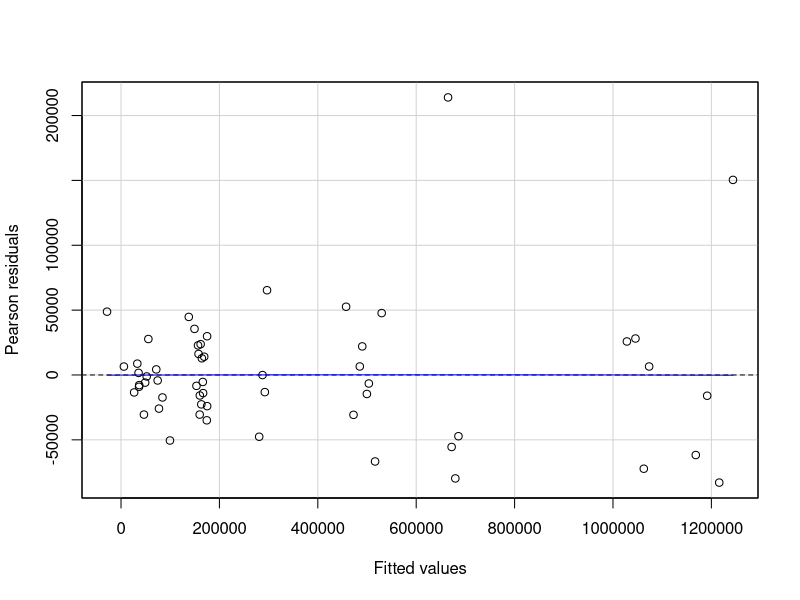
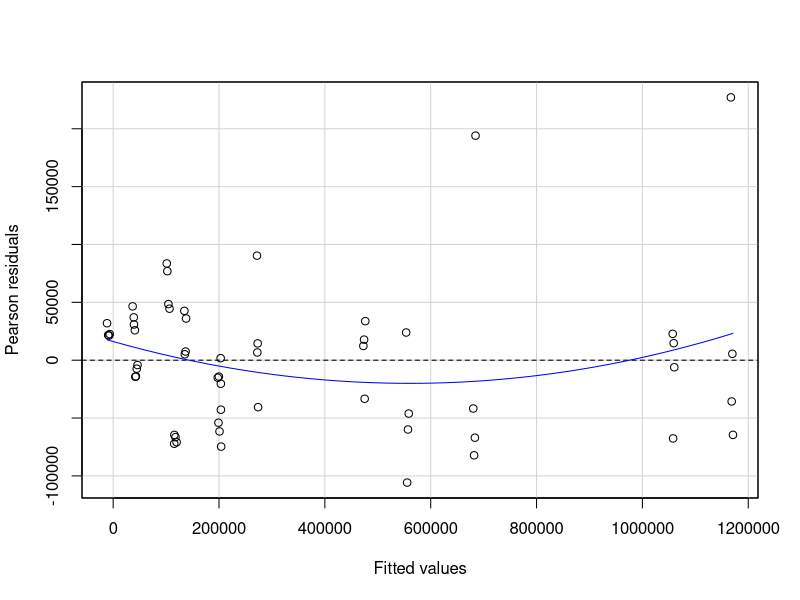
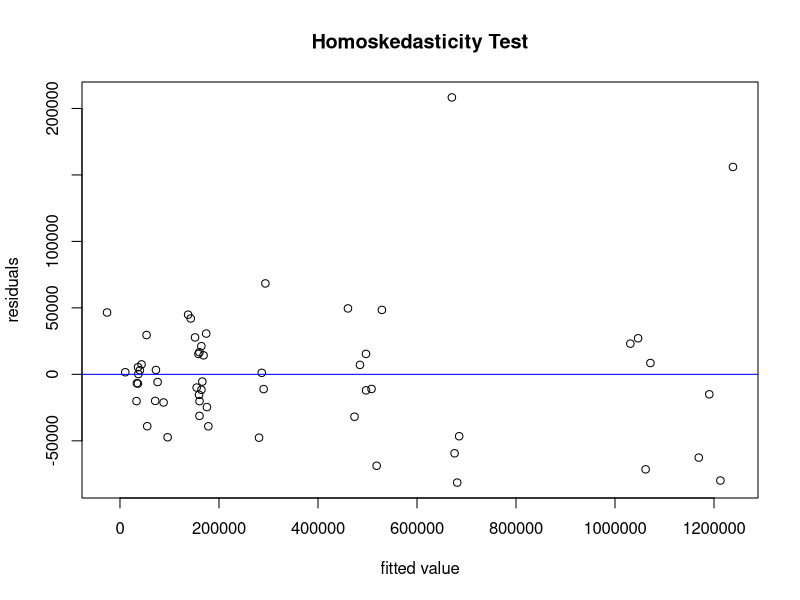

R code for these plots, in order:
## ---- chunk 1
knitr::opts_chunk$set(echo = TRUE)
## ---- chunk 2
require(openxlsx)
 mydata  <- read.xlsx("Data - Seminar.xlsx", startRow=3)

## ---- chunk 3
# Pearson and Spearman correlation coefficients show no significant correlation 
# partial correlation analysis seems to indicate no direct correlations 
# scatterplots show that a linear regression might be suitable 
## ---- chunk 4
# subset without artificially generated data for balanced plm 
companies_raw <- c(-5,-6,-11,-12,-17,-18,-23,-24,-29,-30,-35,-36,-41,-42,-47,-48,-53, -54)
mydata_balanced <- mydata[companies_raw, -1]

## ---- chunk 5
require (robustbase)
require(car)

OLS <-lm(formula= mydata_balanced$OPEX ~ mydata_balanced$Age.of.assets + mydata_balanced$`(Age.of.assets).square` + mydata_balanced$Average.declivity + mydata_balanced$Intersection.with.indigenous.areas + mydata_balanced$Height.of.vegetation + mydata_balanced$Percentage.of.high.vegetation + mydata_balanced$Average.precipitation + mydata_balanced$Network.density + mydata_balanced$Fire.incidence + mydata_balanced$Number.of.intersections.with.roads + mydata_balanced$Coincidence.of.network.lines + mydata_balanced$Density.of.lightening + mydata_balanced$Number.of.access.to.roads, data = mydata_balanced)

summary(OLS)

## Variance Inflation Factor Analysis
# to check if the variables have correlation or not. For example, cons: 0.98. That mean 98% of "cons" can be explained by the other variables. So, we may exclude this variable if needed. When, "NTLaj" is 0.54, that means only 54% of this variable can be explained by the other variables.

print(vif(OLS))
print(1 - 1/vif(OLS))

# if VIF is higher than 1/(1-R_squared), where R_squared is the multiple R_squared, then the predictor is more related to other predictors than to the response 
print("1/(1-R_squared)")
print(1/(1-0.9826))

# print residualplot of OLS 
residualPlot(OLS)

## ---- chunk 6
require(robustbase)
require(car)
OLS <- lm (formula= mydata_balanced$OPEX ~ mydata_balanced$Age.of.assets + mydata_balanced$`(Age.of.assets).square` + mydata_balanced$Average.declivity + mydata_balanced$Intersection.with.indigenous.areas + mydata_balanced$Height.of.vegetation + mydata_balanced$Percentage.of.high.vegetation + mydata_balanced$Average.precipitation + mydata_balanced$Network.density + mydata_balanced$Fire.incidence + mydata_balanced$Number.of.intersections.with.roads + mydata_balanced$Coincidence.of.network.lines + mydata_balanced$Density.of.lightening + mydata_balanced$Number.of.access.to.roads, data = mydata_balanced)

# Stepwise forward and backward selection
OLS <- step(OLS,trace = 0, k = 2, direction = "both")

summary(OLS)

# print the calculated AIC of OLS 
print("AIC")
print(AIC(OLS, k=2))

# OLS after feature selection adjusted according to VIF

OLS_adj <- lm(formula =  mydata_balanced$OPEX ~ mydata_balanced$Age.of.assets + 
    mydata_balanced$Average.declivity + 
    mydata_balanced$Height.of.vegetation  + 
    mydata_balanced$Average.precipitation + mydata_balanced$Network.density + 
    mydata_balanced$Fire.incidence + mydata_balanced$Number.of.intersections.with.roads + 
    mydata_balanced$Coincidence.of.network.lines + mydata_balanced$Density.of.lightening + 
    mydata_balanced$Number.of.access.to.roads, data = mydata_balanced)

summary (OLS_adj)

print("AIC OLS_adj")
print(AIC(OLS_adj, k=2))


# Breusch-Pagan test for homoskedasticity

require(lmtest)

BP <- bptest(OLS_adj)

print(BP)

# print residualplot of OLS
residualPlot(OLS_adj)

## Variance Inflation Factor Analysis
# to check if the variables have correlation or not. For example, cons: 0.98. That mean 98% of "cons" can be explained by the other variables. So, we may exclude this variable if needed. When, "NTLaj" is 0.54, that means only 54% of this variable can be explained by the other variables.

# OLS
print(vif(OLS))
print(1 - 1/vif(OLS))
print("1/(1-R_suqared")
print(1/(1-0.9825))

print("OLS_adj")
print(vif(OLS_adj))
print(1 - 1/vif(OLS_adj))
print("1/(1-R_suqared")
print(1/(1-0.9733))

# model prediction
yhat <- predict(OLS_adj)

# compute MSE 
require(ModelMetrics)

MSE <- mse(mydata_balanced$OPEX, yhat)
print("MSE")
print(MSE)

#compute RMSE
RMSE <- rmse(mydata_balanced$OPEX, yhat)
print("RMSE")
print(RMSE)



## ---- chunk 7

require(caret)
set.seed(123)

# cross validation

# Define training control
 train.control <- trainControl(method = "cv", number = 10)

# Train the model
 model <- train(x = mydata_balanced[,c(13, 15, 17, 19, 20, 21, 22, 23, 24, 25)], y = mydata_balanced[,3], method = "lm", trControl = train.control)
 
# Summarize the results
 summary(model)

## ---- chunk 8
require(plm)

POLS <- plm(formula = mydata_balanced$OPEX ~ mydata_balanced$Age.of.assets + mydata_balanced$Average.declivity + 
    mydata_balanced$Height.of.vegetation + 
    mydata_balanced$Average.precipitation + mydata_balanced$Network.density + 
    mydata_balanced$Fire.incidence + mydata_balanced$Number.of.intersections.with.roads + 
    mydata_balanced$Coincidence.of.network.lines + mydata_balanced$Density.of.lightening + 
    mydata_balanced$Number.of.access.to.roads, data = mydata_balanced, model = "pooling", index = NULL)

summary (POLS)

## ---- chunk 9
# space for the plot
par(mfrow=c(1,1))

# residuals of OLS model
res <- as.vector(OLS$residuals)

# fitted values from the OLS model 
fitval <- as.vector(fitted(OLS))


# plot residuals against fitted values 
plot(fitval, res, xlab = "fitted value", ylab = "residuals", main = "Homoskedasticity Test")
abline(lm(res ~ fitval, data = data.frame(res, fitval)), col = "blue")

# Breusch-Pagan test for homoskedasticity in a Linear Regression Model 

require(lmtest)

BP <- bptest(OLS)

print(BP)

# Durbin-Watson-Test for autocorrelation of disturbances 

dwtest(formula = mydata_balanced$OPEX ~ mydata_balanced$Age.of.assets  + mydata_balanced$Average.declivity + 
    mydata_balanced$Height.of.vegetation +  
    mydata_balanced$Average.precipitation + mydata_balanced$Network.density + 
    mydata_balanced$Fire.incidence + mydata_balanced$Number.of.intersections.with.roads + 
    mydata_balanced$Coincidence.of.network.lines + mydata_balanced$Density.of.lightening + 
    mydata_balanced$Number.of.access.to.roads, data = mydata_balanced)

## ---- chunk 10

require(plm)


# FE with individual effects 

FE_individual <- plm(formula = mydata_balanced$OPEX ~ mydata_balanced$Age.of.assets + 
    mydata_balanced$Average.declivity + mydata_balanced$Height.of.vegetation + 
    mydata_balanced$Average.precipitation + mydata_balanced$Network.density + 
    mydata_balanced$Fire.incidence + mydata_balanced$Number.of.intersections.with.roads + 
    mydata_balanced$Coincidence.of.network.lines + mydata_balanced$Density.of.lightening + 
    mydata_balanced$Number.of.access.to.roads, data = mydata_balanced, 
    model = "within")


summary(FE_individual)
print("fixed effects")
summary(fixef(FE_individual))

# FE with time effects 

FE_time <- plm(formula = mydata_balanced$OPEX ~ mydata_balanced$Age.of.assets + mydata_balanced$Average.declivity + 
    mydata_balanced$Height.of.vegetation + 
    mydata_balanced$Average.precipitation + mydata_balanced$Network.density + 
    mydata_balanced$Fire.incidence + mydata_balanced$Number.of.intersections.with.roads + 
    mydata_balanced$Coincidence.of.network.lines + mydata_balanced$Density.of.lightening + 
    mydata_balanced$Number.of.access.to.roads, data = mydata_balanced, model = "within", index = NULL, effect = "time")

summary(FE_time)
print("fixed effects")
summary(fixef(FE_time))


# FE with both effects 

FE_both <- plm(formula = mydata_balanced$OPEX ~ mydata_balanced$Age.of.assets + mydata_balanced$Average.declivity + 
    mydata_balanced$Height.of.vegetation + 
    mydata_balanced$Average.precipitation + mydata_balanced$Network.density + 
    mydata_balanced$Fire.incidence + mydata_balanced$Number.of.intersections.with.roads + 
    mydata_balanced$Coincidence.of.network.lines + mydata_balanced$Density.of.lightening + 
    mydata_balanced$Number.of.access.to.roads, data = mydata_balanced, model = "within", index = NULL, effect = "twoways")

summary(FE_both)
print("fixed effects")
summary(fixef(FE_both))

# model prediction
yhat_individual <- predict(FE_individual)
yhat_time <- predict(FE_time)
yhat_both <- predict(FE_both)

# compute MSE 
require(ModelMetrics)

print("MSE individual")
print(mse(mydata_balanced$OPEX, yhat_individual))
print("MSE time")
print(mse(mydata_balanced$OPEX, yhat_time))
print("MSE both")
print(mse(mydata_balanced$OPEX, yhat_both))

#compute RMSE

print("RMSE individual")
print(rmse(mydata_balanced$OPEX, yhat_individual))
print("RMSE time")
print(rmse(mydata_balanced$OPEX, yhat_time))
print("RMSE both")
print(rmse(mydata_balanced$OPEX, yhat_both))


## ---- chunk 11

# H0: no difference between the FE and the Pooled model 
# reject the hypothesis if p-value < 0.05 

# individual effects 
pFtest(FE_individual, OLS_adj)


# time effects 
pFtest(FE_time, OLS_adj)

# both effects
pFtest(FE_both, OLS_adj)
